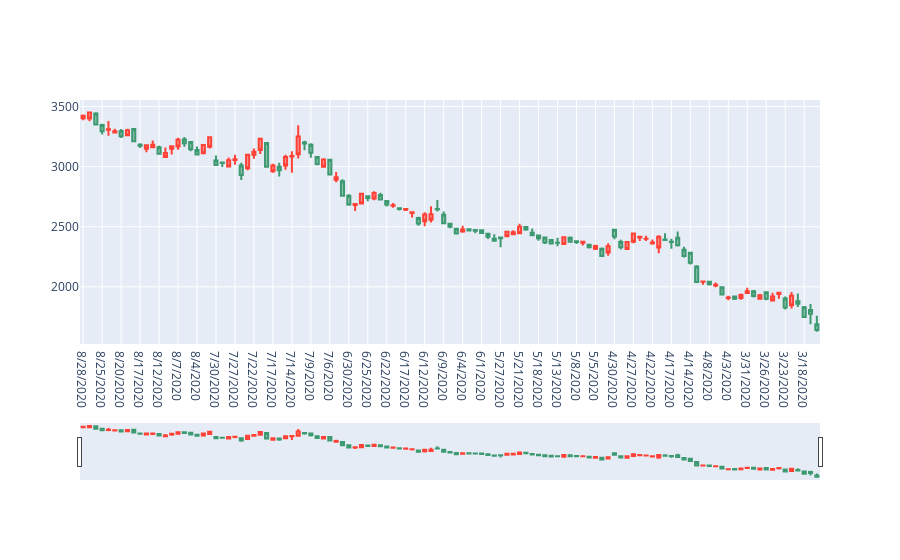

Notebook code cell kept with this figure:
### Code cell
fig = go.Figure(data=[go.Candlestick(x=Amazon['Date'],
                                    open = Amazon['Open'],
                                    high = Amazon['High'],
                                    low = Amazon['Low'],
                                    close = Amazon['Close'])])
fig.show()
